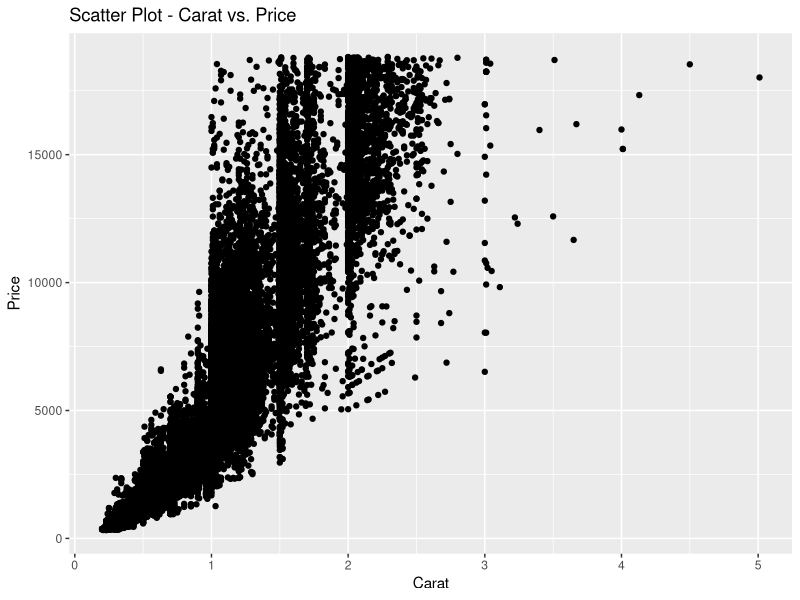
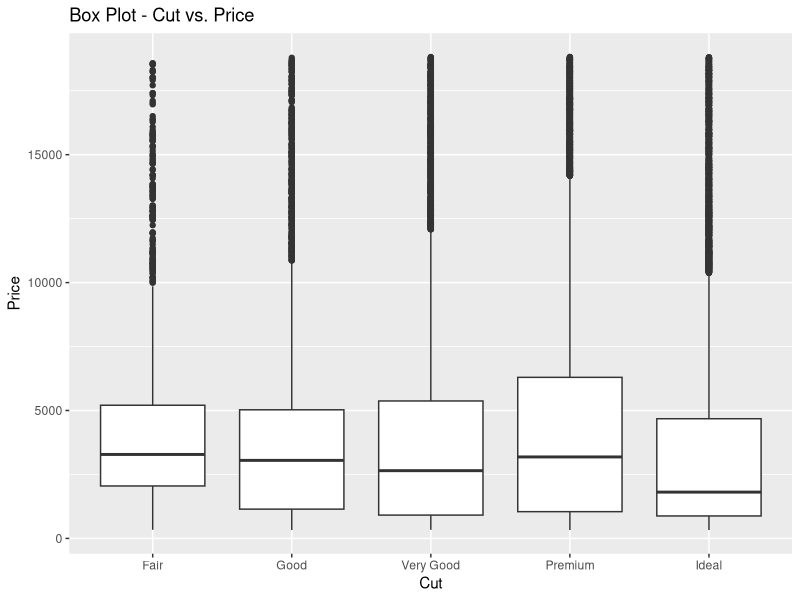
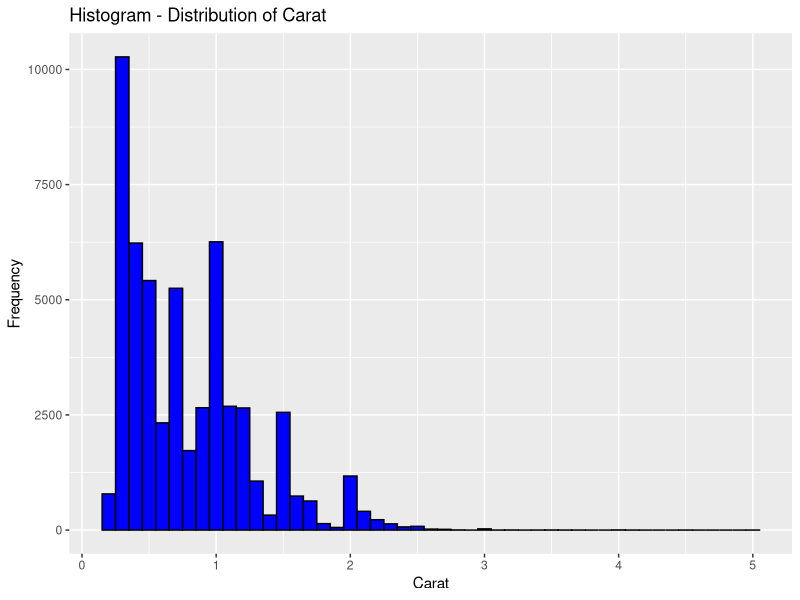
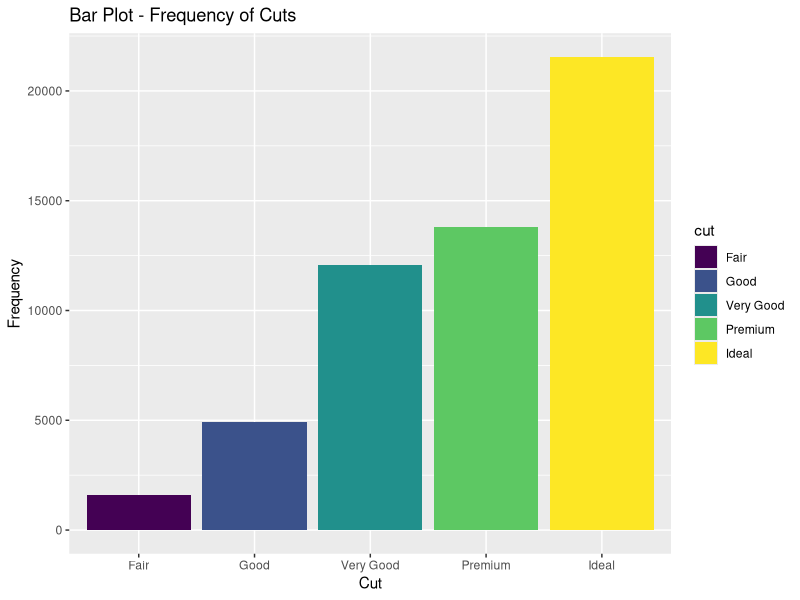
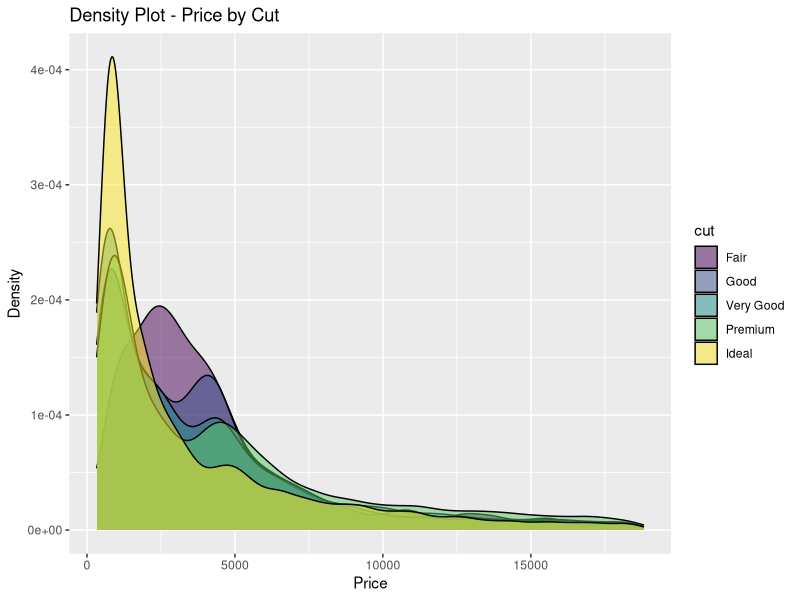
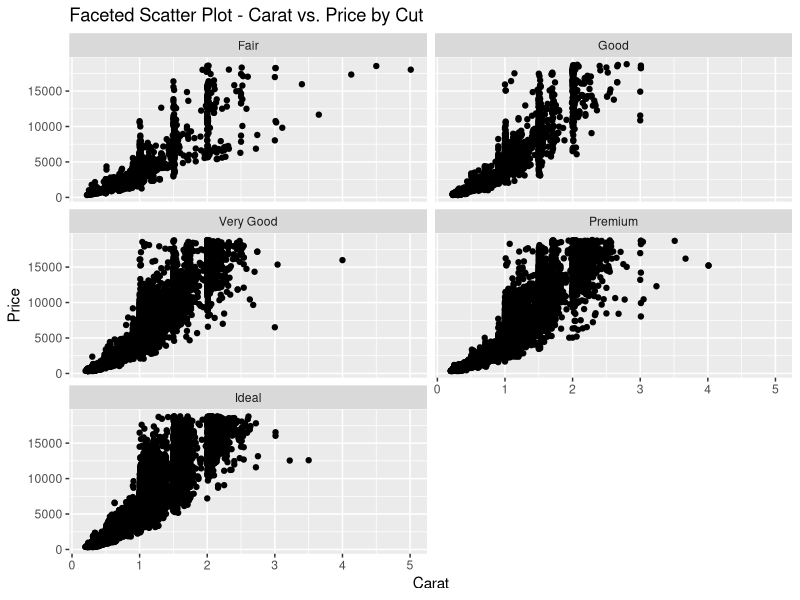

The R script that drew these images, in order:
# Load required packages
library(ggplot2)

# Load the diamonds dataset
data("diamonds")

# 1. Scatter Plot - Carat vs. Price
scatter_carat_price <- ggplot(diamonds, aes(x = carat, y = price)) +
  geom_point() +
  labs(title = "Scatter Plot - Carat vs. Price",
       x = "Carat", y = "Price")

# 2. Box Plot - Cut vs. Price
box_cut_price <- ggplot(diamonds, aes(x = cut, y = price)) +
  geom_boxplot() +
  labs(title = "Box Plot - Cut vs. Price",
       x = "Cut", y = "Price")

# 3. Histogram - Distribution of Carat
hist_carat <- ggplot(diamonds, aes(x = carat)) +
  geom_histogram(binwidth = 0.1, fill = "blue", color = "black") +
  labs(title = "Histogram - Distribution of Carat",
       x = "Carat", y = "Frequency")

# 4. Bar Plot - Frequency of Cuts
bar_cut <- ggplot(diamonds, aes(x = cut, fill = cut)) +
  geom_bar() +
  labs(title = "Bar Plot - Frequency of Cuts",
       x = "Cut", y = "Frequency")

# 5. Density Plot - Price by Cut
density_price_cut <- ggplot(diamonds, aes(x = price, fill = cut)) +
  geom_density(alpha = 0.5) +
  labs(title = "Density Plot - Price by Cut",
       x = "Price", y = "Density")

# 6. Faceted Scatter Plot - Carat vs. Price by Cut
faceted_scatter <- ggplot(diamonds, aes(x = carat, y = price)) +
  geom_point() +
  facet_wrap(~cut, ncol = 2) +
  labs(title = "Faceted Scatter Plot - Carat vs. Price by Cut",
       x = "Carat", y = "Price")

# Display the plots
print(scatter_carat_price)
print(box_cut_price)
print(hist_carat)
print(bar_cut)
print(density_price_cut)
print(faceted_scatter)

















